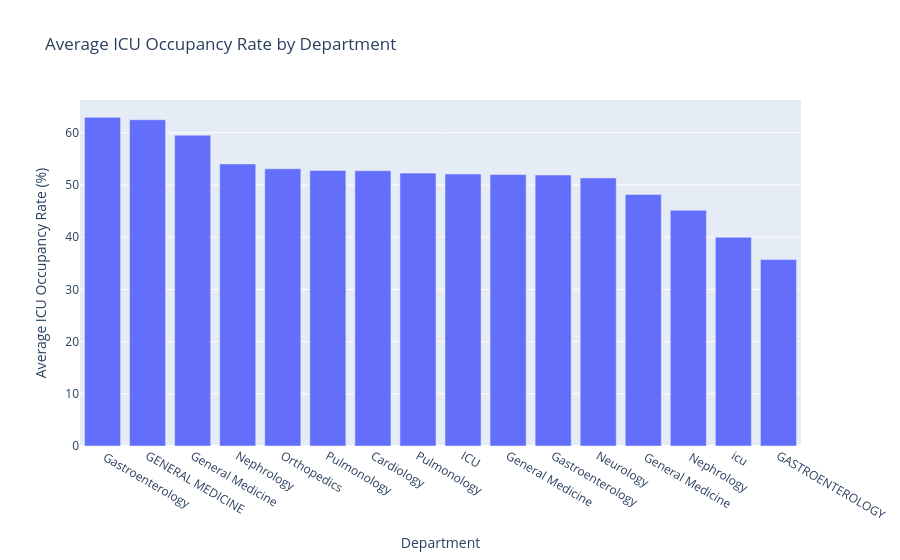

Notebook source saved alongside this figure:
### Markdown cell above
<div style="padding:14px; border-left:5px solid #2E8B57; background-color:#F8FFF9; border-radius:8px;">

<h3 style="color:#236B45; font-size:22px;">🏥 AVERAGE ICU OCCUPANCY RATE BY DEPARTMENT</h3>

</div>

### Code cell
icu_occupancy = (
    df.groupby('Department')['ICU_Occupancy_Rate']
    .mean()
    .sort_values(ascending=False)
)

fig = px.bar(
    x=icu_occupancy.index,
    y=icu_occupancy.values,
    title='Average ICU Occupancy Rate by Department',
    labels={
        'x': 'Department',
        'y': 'Average ICU Occupancy Rate (%)'
    }
)

fig.show()

### Figure 1 — Plotly figure (JSON) as saved in the notebook; plotly's stock layout.template omitted (floating-point values rounded to 4 significant figures)
{"data": [{"hovertemplate": "Department=%{x}<br>Average ICU Occupancy Rate (%)=%{y}<extra></extra>", "legendgroup": "", "marker": {"color": "#636efa", "pattern": {"shape": ""}}, "name": "", "orientation": "v", "showlegend": false, "textposition": "auto", "type": "bar", "x": [" Gastroenterology", "GENERAL MEDICINE", "General Medicine ", "Nephrology", "Orthopedics", "Pulmonology", "Cardiology", "Pulmonology ", "ICU", "General Medicine", "Gastroenterology", "Neurology", " General Medicine", " Nephrology", "icu", "GASTROENTEROLOGY"], "xaxis": "x", "y": [62.96, 62.5, 59.52, 54.04, 53.1, 52.78, 52.73, 52.27, 52.12, 52.0, 51.9, 51.35, 48.18, 45.16, 40.0, 35.71], "yaxis": "y"}], "layout": {"barmode": "relative", "legend": {"tracegroupgap": 0}, "title": {"text": "Average ICU Occupancy Rate by Department"}, "xaxis": {"anchor": "y", "domain": [0, 1], "title": {"text": "Department"}}, "yaxis": {"anchor": "x", "domain": [0, 1], "title": {"text": "Average ICU Occupancy Rate (%)"}}}}
